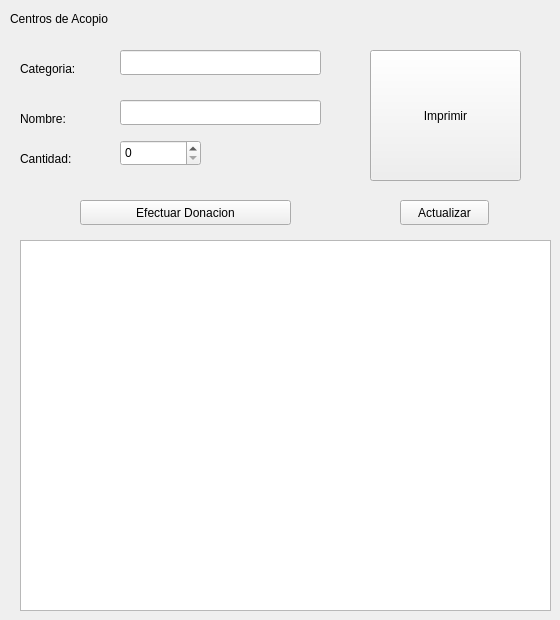
    <widget class="QWidget" name="page_5">
     <widget class="QLabel" name="label_5">
      <property name="geometry">
       <rect>
        <x>10</x>
        <y>10</y>
        <width>131</width>
        <height>17</height>
       </rect>
      </property>
      <property name="text">
       <string>Centros de Acopio</string>
      </property>
     </widget>
     <widget class="QLabel" name="label_20">
      <property name="geometry">
       <rect>
        <x>20</x>
        <y>60</y>
        <width>71</width>
        <height>17</height>
       </rect>
      </property>
      <property name="text">
       <string>Categoria:</string>
      </property>
     </widget>
     <widget class="QLineEdit" name="acopio_categoria">
      <property name="geometry">
       <rect>
        <x>120</x>
        <y>50</y>
        <width>201</width>
        <height>25</height>
       </rect>
      </property>
     </widget>
     <widget class="QLabel" name="label_21">
      <property name="geometry">
       <rect>
        <x>20</x>
        <y>110</y>
        <width>67</width>
        <height>17</height>
       </rect>
      </property>
      <property name="text">
       <string>Nombre:</string>
      </property>
     </widget>
     <widget class="QLineEdit" name="acopio_nombre">
      <property name="geometry">
       <rect>
        <x>120</x>
        <y>100</y>
        <width>201</width>
        <height>25</height>
       </rect>
      </property>
     </widget>
     <widget class="QLabel" name="label_22">
      <property name="geometry">
       <rect>
        <x>20</x>
        <y>150</y>
        <width>67</width>
        <height>17</height>
       </rect>
      </property>
      <property name="text">
       <string>Cantidad:</string>
      </property>
     </widget>
     <widget class="QSpinBox" name="spinBox">
      <property name="geometry">
       <rect>
        <x>120</x>
        <y>140</y>
        <width>81</width>
        <height>26</height>
       </rect>
      </property>
     </widget>
     <widget class="QPushButton" name="pushButton_26">
      <property name="geometry">
       <rect>
        <x>80</x>
        <y>200</y>
        <width>211</width>
        <height>25</height>
       </rect>
      </property>
      <property name="text">
       <string>Efectuar Donacion</string>
      </property>
     </widget>
     <widget class="QPushButton" name="pushButton_27">
      <property name="geometry">
       <rect>
        <x>370</x>
        <y>50</y>
        <width>151</width>
        <height>131</height>
       </rect>
      </property>
      <property name="text">
       <string>Imprimir</string>
      </property>
     </widget>
     <widget class="QTextEdit" name="textEdit_2">
      <property name="geometry">
       <rect>
        <x>20</x>
        <y>240</y>
        <width>531</width>
        <height>371</height>
       </rect>
      </property>
     </widget>
     <widget class="QPushButton" name="pushButton_37">
      <property name="geometry">
       <rect>
        <x>400</x>
        <y>200</y>
        <width>89</width>
        <height>25</height>
       </rect>
      </property>
      <property name="text">
       <string>Actualizar</string>
      </property>
     </widget>
    </widget>
